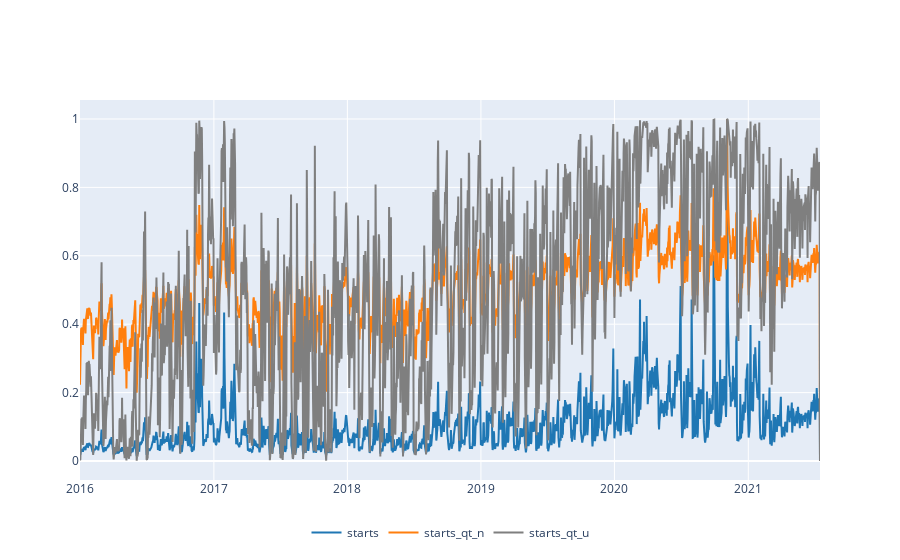

This figure's notebook cell:
### Code cell
from sklearn.preprocessing import QuantileTransformer

#try two different quantile transformers: uniform distro and normal distro
quantile_u = QuantileTransformer(output_distribution='uniform')
data_trans_qt_u = quantile_u.fit_transform(core_starts_df_grouped[['starts']])

quantile_n = QuantileTransformer(output_distribution='normal')
data_trans_qt_n = quantile_n.fit_transform(core_starts_df_grouped[['starts']])

#add them to training data (only use 1 of the 3 versions of 'starts', not all 3)
core_starts_df_grouped['starts_qt_u'] = data_trans_qt_u
core_starts_df_grouped['starts_qt_n'] = data_trans_qt_n

#see what it looks like
plot_variables(core_starts_df_grouped, ['starts','starts_qt_n', 'starts_qt_u'], one_plot=True, scaled=True)

### Figure 1 — Plotly figure (JSON) as saved in the notebook; plotly's stock layout.template omitted (floating-point values rounded to 4 significant figures; data arrays with more than 128 entries replaced by an {"elided": "..."} marker saying what was removed)
{"data": [{"line": {"color": "#1f77b4"}, "name": "starts", "type": "scatter", "x": {"elided": "2024 str values"}, "y": {"elided": "2024 float values"}}, {"line": {"color": "#ff7f0e"}, "name": "starts_qt_n", "type": "scatter", "x": {"elided": "2024 str values"}, "y": {"elided": "2024 float values"}}, {"line": {"color": "#7f7f7f"}, "name": "starts_qt_u", "type": "scatter", "x": {"elided": "2024 str values"}, "y": {"elided": "2024 float values"}}], "layout": {"autosize": true, "legend": {"orientation": "h", "x": 0.5, "xanchor": "center", "y": -0.1}, "xaxis": {"autorange": true, "range": ["2016-01-01", "2021-07-16"], "type": "date"}, "yaxis": {"autorange": true, "range": [-0.05556, 1.056], "type": "linear"}}}
